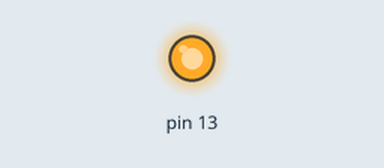
This sketch was run on a simulated Arduino Uno, built with avr-gcc and run on an emulated ATmega328P. Shown: output pins drawn as LEDs (lit = HIGH).

Above: at 0.5 s.
At 33.0 s:
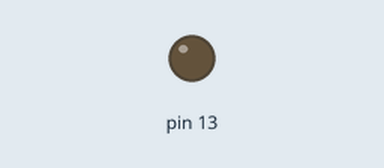
Timing chart, 0 to 53.3 s (numbered marks = the images above):
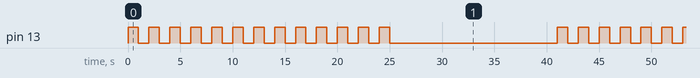

Measured:
- by itself, pin 13: repeats every 41.0 s: HIGH 1.0 s, LOW 16.0 s, 12 × (HIGH 1.0 s, LOW 1.0 s)
- by itself, everything shown: repeats every 41.0 s, in 26 steps

The sketch:

LED.ino
```cpp
void setup() {
  // put your setup code here, to run once:
  pinMode(13, HIGH);
}

void loop() {
  // put your main code here, to run repeatedly:
  int i = 0;
  while (i < 13) {
    digitalWrite(13, HIGH);
    delay(1000);
    digitalWrite(13, LOW);
    delay(1000);
    i++;
  }
  delay(15000);
}
```
